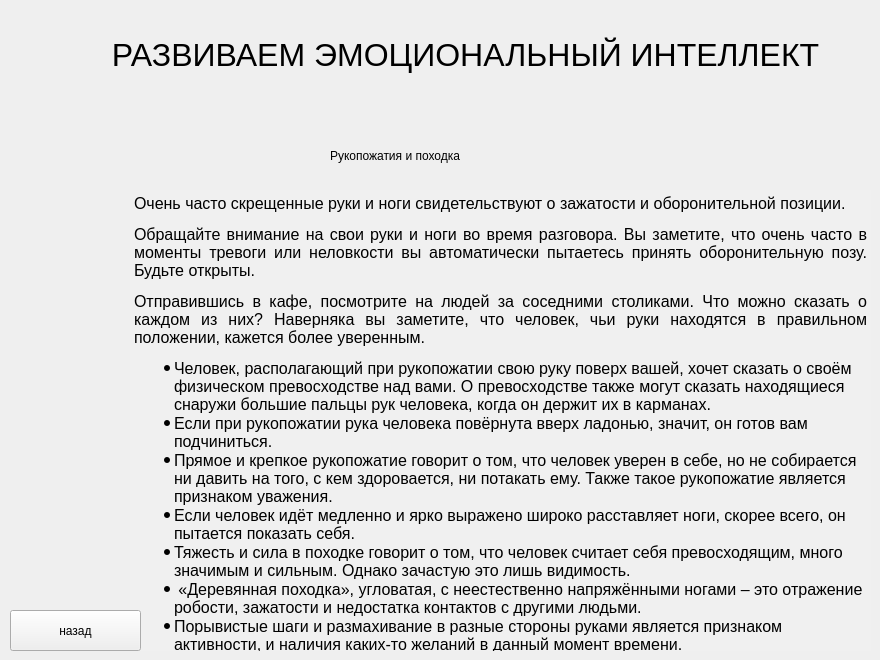
   <widget class="QWidget" name="page_70">
    <widget class="QLabel" name="label_351">
     <property name="geometry">
      <rect>
       <x>100</x>
       <y>10</y>
       <width>731</width>
       <height>91</height>
      </rect>
     </property>
     <property name="styleSheet">
      <string notr="true">font-family:Arial;
font-size:24pt;</string>
     </property>
     <property name="text">
      <string>&lt;html&gt;&lt;head/&gt;&lt;body&gt;&lt;p align=&quot;center&quot;&gt;РАЗВИВАЕМ ЭМОЦИОНАЛЬНЫЙ ИНТЕЛЛЕКТ&lt;/p&gt;&lt;/body&gt;&lt;/html&gt;</string>
     </property>
    </widget>
    <widget class="QTextEdit" name="textEdit_133">
     <property name="enabled">
      <bool>false</bool>
     </property>
     <property name="geometry">
      <rect>
       <x>130</x>
       <y>190</y>
       <width>741</width>
       <height>461</height>
      </rect>
     </property>
     <property name="styleSheet">
      <string notr="true">font: 12pt &quot;Arial&quot;;
background-color:#f0f0f0;
border:0;
color:black;</string>
     </property>
     <property name="verticalScrollBarPolicy">
      <enum>Qt::ScrollBarAlwaysOff</enum>
     </property>
     <property name="horizontalScrollBarPolicy">
      <enum>Qt::ScrollBarAlwaysOff</enum>
     </property>
     <property name="html">
      <string>&lt;!DOCTYPE HTML PUBLIC &quot;-//W3C//DTD HTML 4.0//EN&quot; &quot;http://www.w3.org/TR/REC-html40/strict.dtd&quot;&gt;
&lt;html&gt;&lt;head&gt;&lt;meta name=&quot;qrichtext&quot; content=&quot;1&quot; /&gt;&lt;style type=&quot;text/css&quot;&gt;
p, li { white-space: pre-wrap; }
&lt;/style&gt;&lt;/head&gt;&lt;body style=&quot; font-family:'Arial'; font-size:12pt; font-weight:400; font-style:normal;&quot;&gt;
&lt;p align=&quot;justify&quot; style=&quot; margin-top:12px; margin-bottom:0px; margin-left:0px; margin-right:0px; -qt-block-indent:0; text-indent:0px;&quot;&gt;&lt;span style=&quot; font-family:'Arial','sans-serif';&quot;&gt;Очень часто скрещенные руки и ноги свидетельствуют о зажатости и оборонительной позиции.&lt;/span&gt; &lt;/p&gt;
&lt;p align=&quot;justify&quot; style=&quot; margin-top:12px; margin-bottom:0px; margin-left:0px; margin-right:0px; -qt-block-indent:0; text-indent:0px;&quot;&gt;&lt;span style=&quot; font-family:'Arial','sans-serif';&quot;&gt;Обращайте внимание на свои руки и ноги во время разговора. Вы заметите, что очень часто в моменты тревоги или неловкости вы автоматически пытаетесь принять оборонительную позу. Будьте открыты.&lt;/span&gt; &lt;/p&gt;
&lt;p align=&quot;justify&quot; style=&quot; margin-top:12px; margin-bottom:0px; margin-left:0px; margin-right:0px; -qt-block-indent:0; text-indent:0px;&quot;&gt;&lt;span style=&quot; font-family:'Arial','sans-serif';&quot;&gt;Отправившись в кафе, посмотрите на людей за соседними столиками. Что можно сказать о каждом из них? Наверняка вы заметите, что человек, чьи руки находятся в правильном положении, кажется более уверенным.&lt;/span&gt; &lt;/p&gt;
&lt;ul style=&quot;margin-top: 0px; margin-bottom: 0px; margin-left: 0px; margin-right: 0px; -qt-list-indent: 1;&quot;&gt;&lt;li style=&quot; margin-top:12px; margin-bottom:0px; margin-left:0px; margin-right:0px; -qt-block-indent:0; text-indent:0px;&quot;&gt;&lt;span style=&quot; font-family:'Arial','sans-serif';&quot;&gt;Человек, располагающий при рукопожатии свою руку поверх вашей, хочет сказать о своём физическом превосходстве над вами. О превосходстве также могут сказать находящиеся снаружи большие пальцы рук человека, когда он держит их в карманах.&lt;/span&gt; &lt;/li&gt;
&lt;li style=&quot; margin-top:0px; margin-bottom:0px; margin-left:0px; margin-right:0px; -qt-block-indent:0; text-indent:0px;&quot;&gt;&lt;span style=&quot; font-family:'Arial','sans-serif';&quot;&gt;Если при рукопожатии рука человека повёрнута вверх ладонью, значит, он готов вам подчиниться.&lt;/span&gt; &lt;/li&gt;
&lt;li style=&quot; margin-top:0px; margin-bottom:0px; margin-left:0px; margin-right:0px; -qt-block-indent:0; text-indent:0px;&quot;&gt;&lt;span style=&quot; font-family:'Arial','sans-serif';&quot;&gt;Прямое и крепкое рукопожатие говорит о том, что человек уверен в себе, но не собирается ни давить на того, с кем здоровается, ни потакать ему. Также такое рукопожатие является признаком уважения.&lt;/span&gt; &lt;/li&gt;
&lt;li style=&quot; margin-top:0px; margin-bottom:0px; margin-left:0px; margin-right:0px; -qt-block-indent:0; text-indent:0px;&quot;&gt;&lt;span style=&quot; font-family:'Arial','sans-serif';&quot;&gt;Если человек идёт медленно и ярко выражено широко расставляет ноги, скорее всего, он пытается показать себя.&lt;/span&gt; &lt;/li&gt;
&lt;li style=&quot; margin-top:0px; margin-bottom:0px; margin-left:0px; margin-right:0px; -qt-block-indent:0; text-indent:0px;&quot;&gt;&lt;span style=&quot; font-family:'Arial','sans-serif';&quot;&gt;Тяжесть и сила в походке говорит о том, что человек считает себя превосходящим, много значимым и сильным. Однако зачастую это лишь видимость.&lt;/span&gt; &lt;/li&gt;
&lt;li style=&quot; margin-top:0px; margin-bottom:0px; margin-left:0px; margin-right:0px; -qt-block-indent:0; text-indent:0px;&quot;&gt;&lt;span style=&quot; font-family:'Arial','sans-serif';&quot;&gt; «Деревянная походка», угловатая, с неестественно напряжёнными ногами – это отражение робости, зажатости и недостатка контактов с другими людьми.&lt;/span&gt; &lt;/li&gt;
&lt;li style=&quot; margin-top:0px; margin-bottom:0px; margin-left:0px; margin-right:0px; -qt-block-indent:0; text-indent:0px;&quot;&gt;&lt;span style=&quot; font-family:'Arial','sans-serif';&quot;&gt;Порывистые шаги и размахивание в разные стороны руками является признаком активности, и наличия каких-то желаний в данный момент времени.&lt;/span&gt; &lt;/li&gt;
&lt;li style=&quot; margin-top:0px; margin-bottom:0px; margin-left:0px; margin-right:0px; -qt-block-indent:0; text-indent:0px;&quot;&gt;&lt;span style=&quot; font-family:'Arial','sans-serif';&quot;&gt;Человек, широко шагающий – это целеустремлённый человек, деловой, предприимчивый и желающий чего-то достичь. Вероятно, что его действия направлены на &lt;/span&gt;&lt;a href=&quot;https://4brain.ru/blog/%D0%BF%D1%80%D0%BE%D1%86%D0%B5%D1%81%D1%81-%D0%B4%D0%BE%D1%81%D1%82%D0%B8%D0%B6%D0%B5%D0%BD%D0%B8%D1%8F-%D1%86%D0%B5%D0%BB%D0%B8/&quot;&gt;&lt;span style=&quot; font-family:'Arial','sans-serif'; text-decoration: underline; color:#0000ff;&quot;&gt;достижение конкретного результата&lt;/span&gt;&lt;/a&gt;&lt;span style=&quot; font-family:'Arial','sans-serif';&quot;&gt;.&lt;/span&gt; &lt;/li&gt;
&lt;li style=&quot; margin-top:0px; margin-bottom:0px; margin-left:0px; margin-right:0px; -qt-block-indent:0; text-indent:0px;&quot;&gt;&lt;span style=&quot; font-family:'Arial','sans-serif';&quot;&gt;Короткие и небольшие шаги у женщины считаются отражением осторожности, расчётливости, сдержанности, приспособляемости, быстрого мышления и хорошей реакции.&lt;/span&gt; &lt;/li&gt;
&lt;li style=&quot; margin-top:0px; margin-bottom:0px; margin-left:0px; margin-right:0px; -qt-block-indent:0; text-indent:0px;&quot;&gt;&lt;span style=&quot; font-family:'Arial','sans-serif';&quot;&gt;Если человек идёт быстро и часто шагает, нарушая ритм, он боится или взволнован.&lt;/span&gt; &lt;/li&gt;
&lt;li style=&quot; margin-top:0px; margin-bottom:0px; margin-left:0px; margin-right:0px; -qt-block-indent:0; text-indent:0px;&quot;&gt;&lt;span style=&quot; font-family:'Arial','sans-serif';&quot;&gt;Походка с чётким ритмом и раскачивающимися из стороны в сторону бёдрами присуща самоуверенным людям.&lt;/span&gt; &lt;/li&gt;
&lt;li style=&quot; margin-top:0px; margin-bottom:0px; margin-left:0px; margin-right:0px; -qt-block-indent:0; text-indent:0px;&quot;&gt;&lt;span style=&quot; font-family:'Arial','sans-serif';&quot;&gt;Ленивые, вялые и медлительные люди ходят, шаркая ногами.&lt;/span&gt; &lt;/li&gt;
&lt;li style=&quot; margin-top:0px; margin-bottom:12px; margin-left:0px; margin-right:0px; -qt-block-indent:0; text-indent:0px;&quot;&gt;&lt;span style=&quot; font-family:'Arial','sans-serif';&quot;&gt;Несколько театральная, гордая и грузная ходьба – признак высокомерия и самовлюблённости.&lt;/span&gt; &lt;/li&gt;&lt;/ul&gt;&lt;/body&gt;&lt;/html&gt;</string>
     </property>
    </widget>
    <widget class="QPushButton" name="pushButton_444">
     <property name="geometry">
      <rect>
       <x>10</x>
       <y>610</y>
       <width>131</width>
       <height>41</height>
      </rect>
     </property>
     <property name="text">
      <string>назад</string>
     </property>
    </widget>
    <widget class="QLabel" name="label_352">
     <property name="geometry">
      <rect>
       <x>330</x>
       <y>130</y>
       <width>301</width>
       <height>51</height>
      </rect>
     </property>
     <property name="styleSheet">
      <string notr="true">font: 20pt &quot;Arial&quot;;</string>
     </property>
     <property name="text">
      <string>Рукопожатия и походка</string>
     </property>
    </widget>
   </widget>
